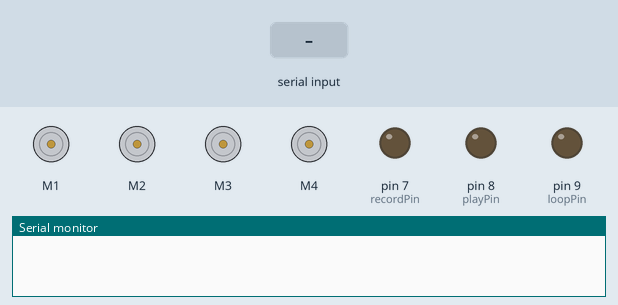
Simulated run of this sketch. Board: Arduino Uno, built with avr-gcc and run on an emulated ATmega328P. On the bench: 4 × DC motor (green arrow = forward, orange = backward, longer = faster), output pins drawn as LEDs (lit = HIGH), the last lines printed to the serial monitor. Inputs (shaded band) come from the test bench.

Above: at 1.2 s.
1.3 s: "U" received over the second serial link
At 1.6 s:
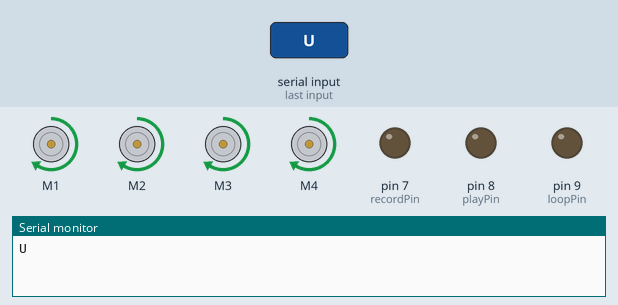
2.8 s: "D" received over the second serial link
At 4.0 s:
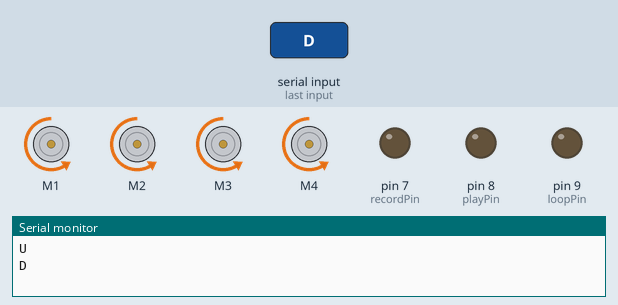
4.3 s: "L" received over the second serial link
At 5.1 s:
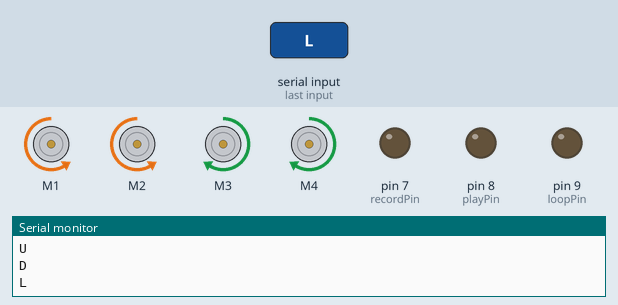
5.8 s: "R" received over the second serial link
At 6.3 s:
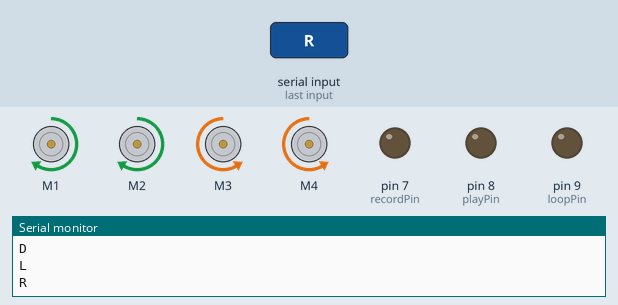
7.3 s: "P" received over the second serial link
At 7.8 s:
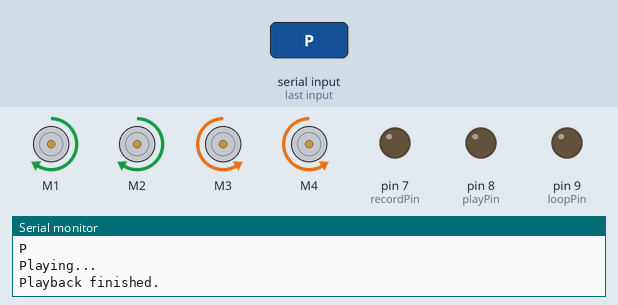
Timing chart, 0 to 9.8 s (numbered marks = the images above; inputs shaded):
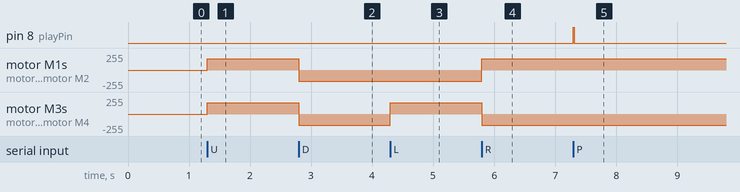

Measured:
- after the input at 1.3 s, motor M1–4: stopped → forward 170/255 at once
- after the input at 2.8 s, motor M1–4: forward 170/255 → backward 170/255 at once
- after the input at 4.3 s, motor M3, motor M4: backward 170/255 → forward 170/255 at once
- after the input at 5.8 s, motor M1, motor M2: backward 170/255 → forward 170/255 at once; motor M3, motor M4: forward 170/255 → backward 170/255 at once
- after the input at 7.3 s, pin 8 (playPin): LOW → HIGH at once, → LOW 0.01 s later

The sketch:

robo_integrate.ino
```cpp
#include <AFMotor.h>
#include <SoftwareSerial.h>

SoftwareSerial bluetooth(0, 1); // RX, TX

#define Speed 170

// Create the motor objects
AF_DCMotor M1(1);
AF_DCMotor M2(2);
AF_DCMotor M3(3);
AF_DCMotor M4(4);

const int recordPin = 7;
const int playPin = 8;
const int loopPin = 9;

void setup() {
  // Start the serial communication
  Serial.begin(9600);
  bluetooth.begin(9600);

  // Set the motor speeds
  M1.setSpeed(Speed);
  M2.setSpeed(Speed);
  M3.setSpeed(Speed);
  M4.setSpeed(Speed);

  pinMode(recordPin, OUTPUT);
  pinMode(playPin, OUTPUT);
  pinMode(loopPin, OUTPUT);

  digitalWrite(recordPin, LOW);
  digitalWrite(playPin, LOW);
  digitalWrite(loopPin, LOW);
}

void loop() {
  bluetoothControl();
}

void executeCommand(char command);

void bluetoothControl() {
  // Get the Bluetooth control remote values
  if (bluetooth.available()) {
    char value = bluetooth.read();
    Serial.println(value);

    if (value == 'U') {
      moveForward();
    } else if (value == 'D') {
      moveBackward();
    } else if (value == 'L') {
      turnLeft();
    } else if (value == 'R') {
      turnRight();
    } else if (value == 'S') {
      stopMotors();
    } else {
      executeCommand(value);
    }
  }
}

/****************** Motor functions *****************/
void moveForward() {
  M1.run(FORWARD);
  M2.run(FORWARD);
  M3.run(FORWARD);
  M4.run(FORWARD);
}

void moveBackward() {
  M1.run(BACKWARD);
  M2.run(BACKWARD);
  M3.run(BACKWARD);
  M4.run(BACKWARD);
}

void turnRight() {
  M1.run(FORWARD);
  M2.run(FORWARD);
  M3.run(BACKWARD);
  M4.run(BACKWARD);
}

void turnLeft() {
  M1.run(BACKWARD);
  M2.run(BACKWARD);
  M3.run(FORWARD);
  M4.run(FORWARD);
}

void stopMotors() {
  M1.run(RELEASE);
  M2.run(RELEASE);
  M3.run(RELEASE);
  M4.run(RELEASE);
}

void startRecording() {
  Serial.println("Recording...");
  digitalWrite(recordPin, HIGH);
  delay(10);
  digitalWrite(recordPin, LOW);
  Serial.println("Recording finished.");
}

void playRecording() {
  Serial.println("Playing...");
  digitalWrite(playPin, HIGH);
  delay(10);
  digitalWrite(playPin, LOW);
  Serial.println("Playback finished.");
}

void loopPlayback() {
  Serial.println("Looping playback...");
  digitalWrite(loopPin, HIGH);
  delay(10);
  digitalWrite(loopPin, LOW);
  Serial.println("Looping playback finished.");
}

void executeCommand(char command) {
  switch (command) {
    case 'R': // Start recording
      startRecording();
      break;
    case 'P': // Play recording once
      playRecording();
      break;
    case 'L': // Loop playback
      loopPlayback();
      break;
  }
}
```
